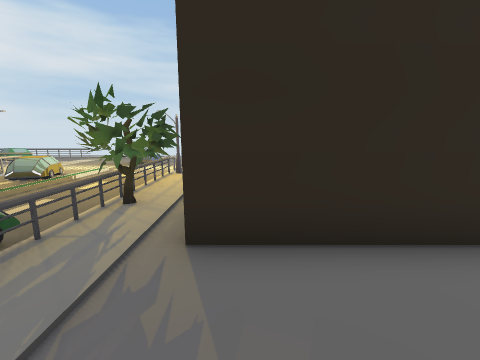
[1] (above)

19 first-person views from a walk through a Unity game level. The camera is 1.3 m above the floor, tilts 10° down and sees 90° across. The floor is counted in squares, 1 m on a side. Each view is taken from the middle of a square. On the plan, view 1 faces up. The plan holds only what a view shows up to about 12 squares ahead; the rest is blank. The place goes on beyond the plan. The player is left out. Some surface patterns are stand-ins.

[2]
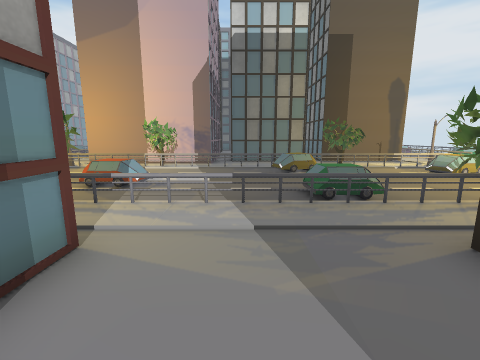

[3]
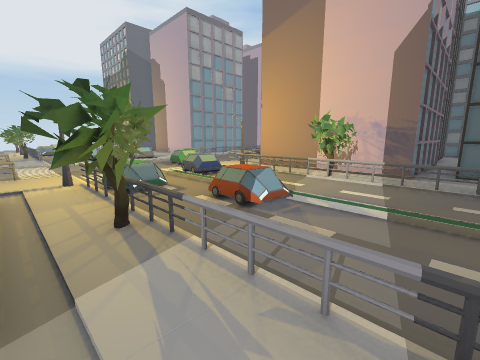

[4]
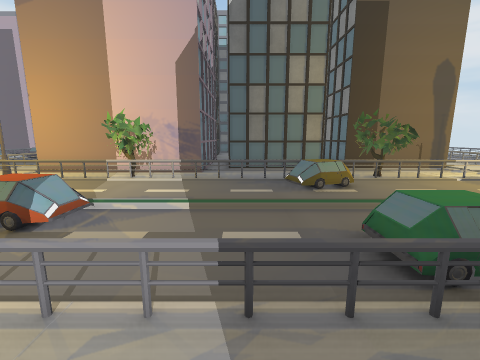

[5]
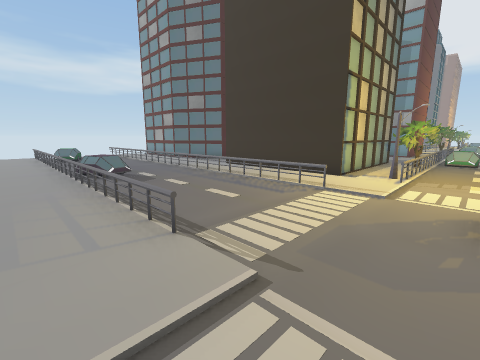

[6]
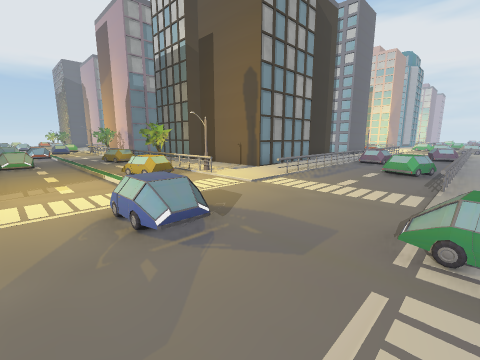

[7]
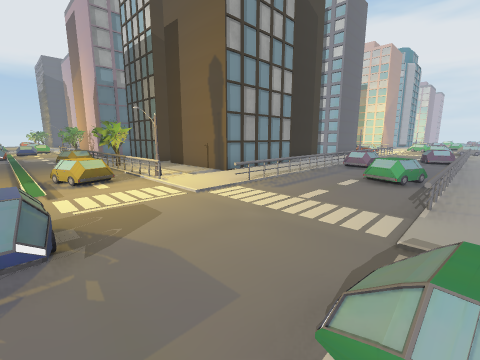

[8]
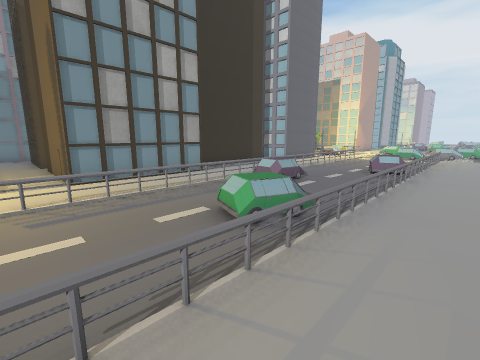

[9]
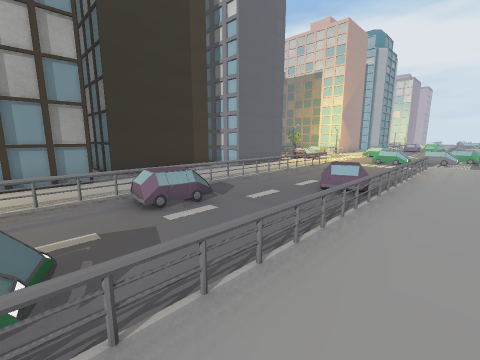

[10]
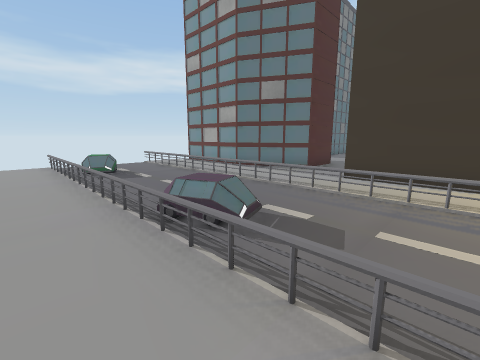

[11]
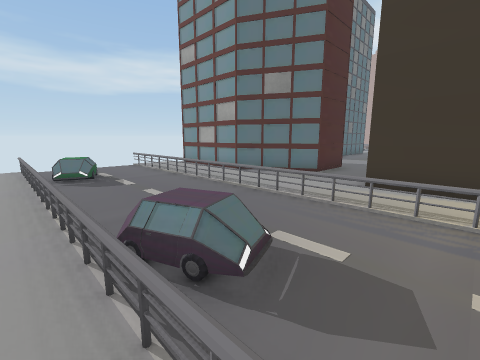

[12]
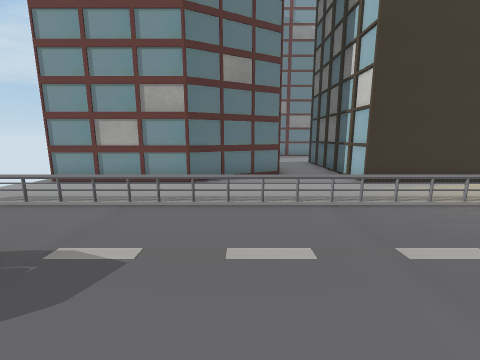

[13]
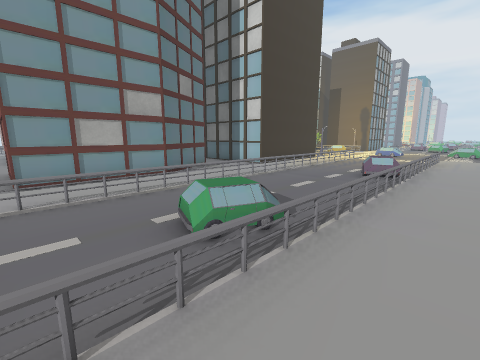

[14]
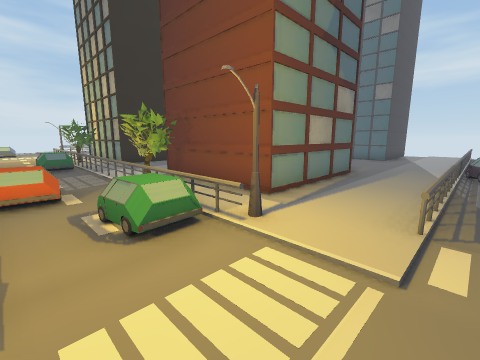

[15]
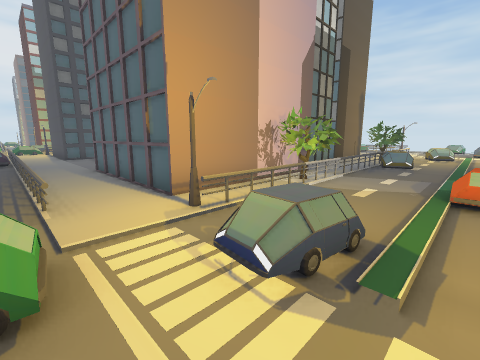

[16]
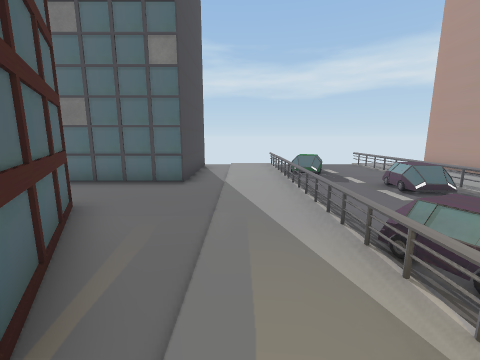

[17]
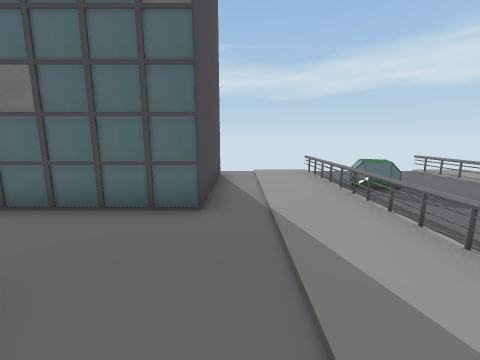

[18]
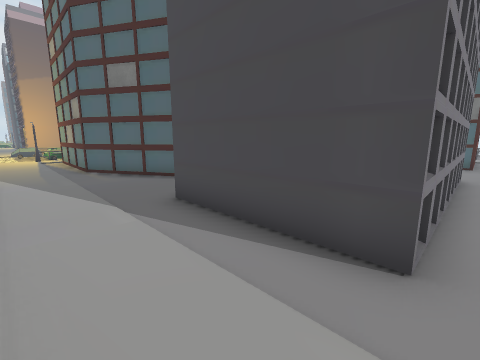

[19]
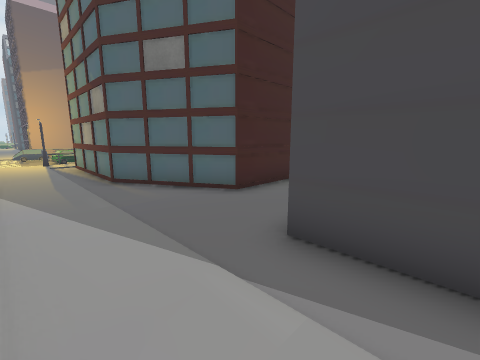

### Floor plan
Key: @ floor where view 1 was taken; # wall or solid block; x gap in a wall; . floor; = window, fence, low wall or low ledge; B building; T tree; O other object.
Columns run from 26 left of view 1 to 15 right of it. Each row starts with its distance up from view 1.
 17 .................     ....................
 16 ................... O.....................
 15 .====O===========........======O=======O==
 14 ...  O......OO.................O......OO..
 13    ......O...........O....................
 12  ........OO..........OO...................
 11  ================........=================
 10   ........................................
  9    .... ..###B#...=.....=.######..........
  8     B.. ..     ...=OO..==.     #...###
  7     B    B     ...=.....=.     B..B#
  6     B    #     ...=.....=.     #..##
  5          #   B#..TT.....T.     #..#      #
  4                ..TT....TTB     #...      .
  3                #..=....=..####           .
  2                #..=O...O......           .
  1                #..=.....=....            .
  0                #..=.....=.@..            .
 -1             ......=.....=...             .
 -2             #####.=.....=.#      #       B
 -3                 #TT..O..T.       #..#    .
 -4                 #TT..OOTTx      ##..#    .
 -5                 #.=.....=.      #B..#    .
 -6                ##.=...OO..    #B....#####.
 -7        ....#####B.=.O..=..................
 -8       ...........#.OO...#.................
 -9       ....................................
-10          ========.OO.....======O=======O==

Where each view was taken, in squares from view 1:
view 1: 0 up, 0 right, facing up
view 2: 0 up, 2 right, facing left
view 3: 0 up, 1 left, facing down-left
view 4: 0 up, 1 left, facing left
view 5: 17 up, 4 left, facing down-right
view 6: 16 up, 3 left, facing down-left
view 7: 16 up, 5 left, facing down-left
view 8: 17 up, 10 left, facing down-left
view 9: 17 up, 14 left, facing down-left
view 10: 17 up, 2 right, facing down-right
view 11: 16 up, 3 right, facing down-right
view 12: 16 up, 9 right, facing down
view 13: 17 up, 15 right, facing down-left
view 14: 10 down, 5 left, facing up-right
view 15: 10 down, 5 left, facing up-left
view 16: 8 down, 3 right, facing right
view 17: 7 down, 6 right, facing right
view 18: 9 down, 15 right, facing up-left
view 19: 9 down, 12 right, facing up-left
